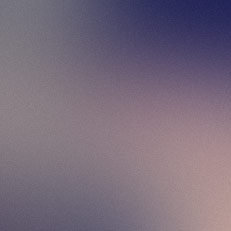
#> input picture www-php/music_folder/images/pic01.jpg, 231 x 231 px
$ python autocrop.py ../www-php/music_folder/images/pic01.jpg
#> lines starting #> are read from the running program, lines starting #| are printed output that depends on the picture; long printed decimals are rounded
#!/usr/bin/env python

import cv2
import glob
import argparse
import numpy as np


parser = argparse.ArgumentParser()
parser.add_argument('paths', nargs='+', help='Files to autocrop')
parser.add_argument('--overwrite', '-w', action='store_true', help='Save cropped files over original')
parser.add_argument('--preview', '-v', action='store_true', help='Show cv2 preview of cropped image')
parser.add_argument('--step', '-s', type=int, help='Try to cut off as many rows/cols at a time', default=10)

args = parser.parse_args()


def crop_by_average(img):
    def make_slices(array):
        return slice(*array[:2]), slice(*array[2:])

    def pick_best(slices, delta):
        print('by delta', delta)
        if sum(delta) > 0:
            hot_idx = np.argmax(delta)
            tries = (slices[hot_idx+1] - slices[hot_idx]) // 4 // delta[hot_idx]
        else:
            hot_idx = np.argmin(delta)
            tries = (slices[hot_idx-1] - slices[hot_idx]) // 4 // delta[hot_idx]

        results = []
        for i in range(tries):
            h_slice, w_slice = make_slices(slices)
            avg = np.average(img[h_slice, w_slice, ...])
            print(slices, avg)
            results.append((avg, slices.copy()))
            slices += delta
        best = max(results)
        print('best:', best)
        return best[1]

    slices_orig = np.array([0, img.shape[0], 0, img.shape[1]])

    slices = np.diag([
        pick_best(slices_orig, np.array([args.step, 0, 0, 0])),
        pick_best(slices_orig, np.array([0, -args.step, 0, 0])),
        pick_best(slices_orig, np.array([0, 0, args.step, 0])),
        pick_best(slices_orig, np.array([0, 0, 0, -args.step]))
    ])

    return img[make_slices(slices)]


for path in args.paths:
    for filename in glob.glob(path):
        img = cv2.imread(filename)
#> img is the input picture: shape (231, 231, 3); mean B, G, R 123.8, 107.8, 120.4
        print(filename)
        img_cropped = crop_by_average(img)
#| by delta [10  0  0  0]
#> the loop in pick_best, `for i in range(tries):` made 5 passes
#> avg on passes 1 to 5: 117.4, 118.9, 120.5, 122, 123.6
#| [  0 231   0 231] 117.358
#| [ 10 231   0 231] 118.886
#| [ 20 231   0 231] 120.451
#| [ 30 231   0 231] 122.025
#| [ 40 231   0 231] 123.576
#> after the loop in pick_best, `for i in range(tries):`: results = [(117.4, [0, 231, 0, 231]), (118.9, [10, 231, 0, 231]), (120.5, [20, 231, 0, 231]), (122, [30, 231, 0, 231]), (123.6, [40, 231, 0, 231])]
#> in pick_best, `best = max(results)`: best = (123.6, [40, 231, 0, 231])
#| best: (123.576, array([ 40, 231,   0, 231]))
#| by delta [  0 -10   0   0]
#> the loop in pick_best (call 2), `for i in range(tries):` made 4 passes
#> (avg, slices) on passes 1 to 4: (125.1, [50, 221, 0, 231]), (125.4, [50, 211, 0, 231]), (125.6, [50, 201, 0, 231]), (125.7, [50, 191, 0, 231])
#| [ 50 231   0 231] 125.066
#| [ 50 221   0 231] 125.413
#| [ 50 211   0 231] 125.646
#| [ 50 201   0 231] 125.738
#| best: (125.738, array([ 50, 201,   0, 231]))
#| by delta [ 0  0 10  0]
#| best: (125.637, array([ 50, 191,   0, 231]))
#| by delta [  0   0   0 -10]
#| best: (125.381, array([ 50, 191,  50, 231]))
#> in crop_by_average, `slices = np.diag([ pick_best(slices_orig, np.array([args.step, 0, 0, 0..`: slices = [40, 201, 0, 231]
#> in crop_by_average, `return img[make_slices(slices)]`:
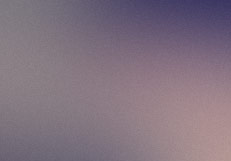
#> returned value: shape (161, 231, 3); mean of channels 0, 1, 2 127.7, 114.5, 129.6; drawn as B, G, R
        if args.preview:
            cv2.imshow('crop', img_cropped[::2, ::2])
            if cv2.waitKey(0) & 0xff == ord('q'):
                break
        target = filename if args.overwrite else 'crop_' + filename
        cv2.imwrite(target, img_cropped)

        print('-' * 60)

$ run again, on www-php/music_folder/images/pic03.jpg
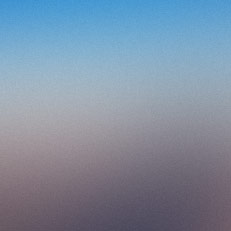
#> input picture www-php/music_folder/images/pic03.jpg, 231 x 231 px
#> img is the input picture: shape (231, 231, 3); mean B, G, R 162.2, 142.3, 126.3
#| by delta [10  0  0  0]
#> the loop in pick_best, `for i in range(tries):` made 5 passes
#> avg on passes 1 to 5: 143.6, 143.5, 143.1, 142.4, 141.3
#> (printed output is left out)
#> after the loop in pick_best, `for i in range(tries):`: results = [(143.6, [0, 231, 0, 231]), (143.5, [10, 231, 0, 231]), (143.1, [20, 231, 0, 231]), (142.4, [30, 231, 0, 231]), (141.3, [40, 231, 0, 231])]
#> best = (143.6, [0, 231, 0, 231])
#| best: (143.605, array([  0, 231,   0, 231]))
#| by delta [  0 -10   0   0]
#> the loop in pick_best (call 2), `for i in range(tries):` made 4 passes
#> (avg, slices) on passes 1 to 4: (139.9, [50, 221, 0, 231]), (142.8, [50, 211, 0, 231]), (145.8, [50, 201, 0, 231]), (148.8, [50, 191, 0, 231])
#> (printed output is left out)
#| best: (148.846, array([ 50, 201,   0, 231]))
#| by delta [ 0  0 10  0]
#| best: (151.965, array([ 50, 191,   0, 231]))
#| by delta [  0   0   0 -10]
#| best: (150.727, array([ 50, 191,  50, 201]))
#> in crop_by_average, `slices = np.diag([ pick_best(slices_orig, np.array([args.step, 0, 0, 0..`: slices = [0, 201, 0, 201]
#> in crop_by_average, `return img[make_slices(slices)]`:
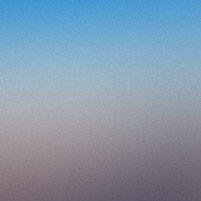
#> returned value: shape (201, 201, 3); mean of channels 0, 1, 2 172.1, 151.4, 131.5; drawn as B, G, R

$ run again, on www-php/music_folder/images/pic04.jpg
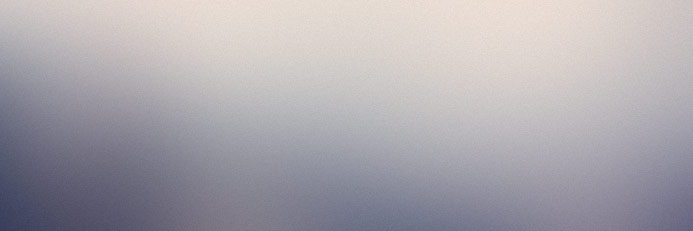
#> input picture www-php/music_folder/images/pic04.jpg, 693 x 231 px
#> img is the input picture: shape (231, 693, 3); mean B, G, R 173.6, 167.2, 171.1
#| by delta [10  0  0  0]
#> the loop in pick_best, `for i in range(tries):` made 5 passes
#> avg on passes 1 to 5: 170.6, 168.6, 166.4, 164.2, 161.9
#> (printed output is left out)
#> after the loop in pick_best, `for i in range(tries):`: results = [(170.6, [0, 231, 0, 693]), (168.6, [10, 231, 0, 693]), (166.4, [20, 231, 0, 693]), (164.2, [30, 231, 0, 693]), (161.9, [40, 231, 0, 693])]
#> best = (170.6, [0, 231, 0, 693])
#| best: (170.596, array([  0, 231,   0, 693]))
#| by delta [  0 -10   0   0]
#> the loop in pick_best (call 2), `for i in range(tries):` made 4 passes
#> (avg, slices) on passes 1 to 4: (159.5, [50, 221, 0, 693]), (162, [50, 211, 0, 693]), (164.6, [50, 201, 0, 693]), (167.2, [50, 191, 0, 693])
#> (printed output is left out)
#| best: (167.225, array([ 50, 201,   0, 693]))
#| by delta [ 0  0 10  0]
#| best: (179.143, array([ 50, 191, 160, 693]))
#| by delta [  0   0   0 -10]
#| best: (180.868, array([ 50, 191, 170, 613]))
#> in crop_by_average, `slices = np.diag([ pick_best(slices_orig, np.array([args.step, 0, 0, 0..`: slices = [0, 201, 160, 613]
#> in crop_by_average, `return img[make_slices(slices)]`:
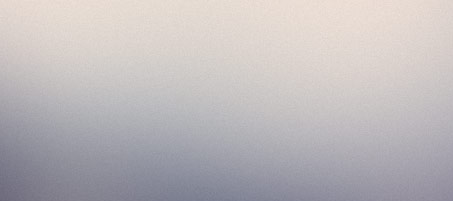
#> returned value: shape (201, 453, 3); mean of channels 0, 1, 2 187.3, 185.1, 189.7; drawn as B, G, R

$ run again, on www-php/music_folder/images/pic05.jpg
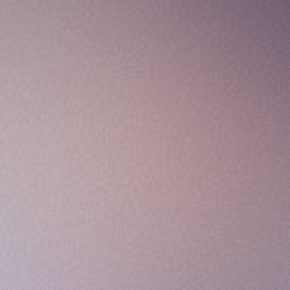
#> input picture www-php/music_folder/images/pic05.jpg, 145 x 145 px (shown 2 times larger)
#> img is the input picture: shape (145, 145, 3); mean B, G, R 153.3, 145.4, 168.2
#| by delta [10  0  0  0]
#> the loop in pick_best, `for i in range(tries):` made 3 passes
#> avg on passes 1 to 3: 155.6, 157, 158.3
#> (printed output is left out)
#> after the loop in pick_best, `for i in range(tries):`: results = [(155.6, [0, 145, 0, 145]), (157, [10, 145, 0, 145]), (158.3, [20, 145, 0, 145])]
#> best = (158.3, [20, 145, 0, 145])
#| best: (158.336, array([ 20, 145,   0, 145]))
#| by delta [  0 -10   0   0]
#> the loop in pick_best (call 2), `for i in range(tries):` made 2 passes
#> (avg, slices) on passes 1 to 2: (159.6, [30, 135, 0, 145]), (159.2, [30, 125, 0, 145])
#> (printed output is left out)
#| best: (159.558, array([ 30, 145,   0, 145]))
#| by delta [ 0  0 10  0]
#| best: (158.765, array([ 30, 125,   0, 145]))
#| by delta [  0   0   0 -10]
#| best: (156.374, array([ 30, 125,  30, 135]))
#> in crop_by_average, `slices = np.diag([ pick_best(slices_orig, np.array([args.step, 0, 0, 0..`: slices = [20, 145, 0, 135]
#> in crop_by_average, `return img[make_slices(slices)]`:
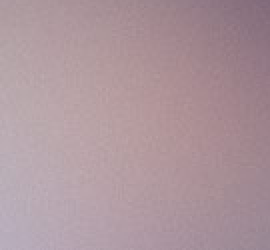
#> returned value: shape (125, 135, 3) (shown 2 times larger); mean of channels 0, 1, 2 157, 150, 172.8; drawn as B, G, R
